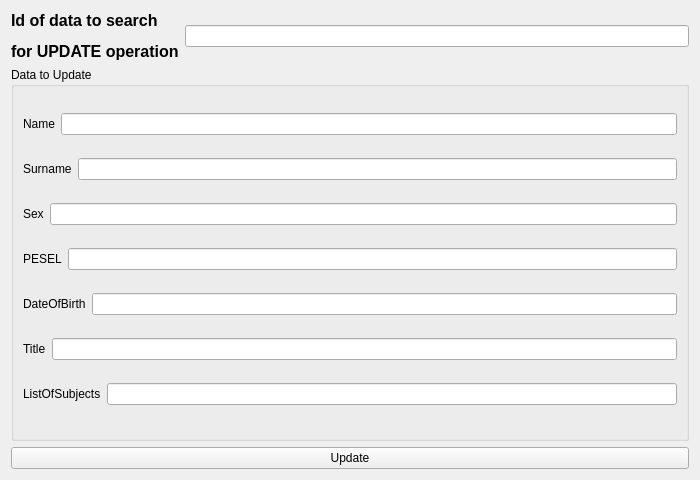
<?xml version="1.0" encoding="UTF-8"?>
<ui version="4.0">
 <class>Update</class>
 <widget class="QWidget" name="Update">
  <property name="geometry">
   <rect>
    <x>0</x>
    <y>0</y>
    <width>700</width>
    <height>480</height>
   </rect>
  </property>
  <property name="windowTitle">
   <string>Form</string>
  </property>
  <layout class="QVBoxLayout" name="verticalLayout_2">
   <item>
    <layout class="QHBoxLayout" name="horizontalLayout_8">
     <item>
      <widget class="QLabel" name="label_id">
       <property name="text">
        <string>&lt;html&gt;&lt;head/&gt;&lt;body&gt;&lt;p&gt;&lt;span style=&quot; font-size:12pt; font-weight:600;&quot;&gt;Id of data to search &lt;/span&gt;&lt;/p&gt;&lt;p&gt;&lt;span style=&quot; font-size:12pt; font-weight:600;&quot;&gt;for UPDATE operation&lt;/span&gt;&lt;/p&gt;&lt;/body&gt;&lt;/html&gt;</string>
       </property>
      </widget>
     </item>
     <item>
      <widget class="QLineEdit" name="lineEdit_id"/>
     </item>
    </layout>
   </item>
   <item>
    <widget class="QGroupBox" name="groupBoxOfData">
     <property name="title">
      <string>Data to Update</string>
     </property>
     <layout class="QVBoxLayout" name="verticalLayout">
      <item>
       <layout class="QHBoxLayout" name="horizontalLayout">
        <item>
         <widget class="QLabel" name="label_name">
          <property name="text">
           <string>Name</string>
          </property>
         </widget>
        </item>
        <item>
         <widget class="QLineEdit" name="lineEdit_name"/>
        </item>
       </layout>
      </item>
      <item>
       <layout class="QHBoxLayout" name="horizontalLayout_2">
        <item>
         <widget class="QLabel" name="label_2">
          <property name="text">
           <string>Surname</string>
          </property>
         </widget>
        </item>
        <item>
         <widget class="QLineEdit" name="lineEdit_surname"/>
        </item>
       </layout>
      </item>
      <item>
       <layout class="QHBoxLayout" name="horizontalLayout_3">
        <item>
         <widget class="QLabel" name="label_3">
          <property name="text">
           <string>Sex</string>
          </property>
         </widget>
        </item>
        <item>
         <widget class="QLineEdit" name="lineEdit_sex"/>
        </item>
       </layout>
      </item>
      <item>
       <layout class="QHBoxLayout" name="horizontalLayout_4">
        <item>
         <widget class="QLabel" name="label_4">
          <property name="text">
           <string>PESEL</string>
          </property>
         </widget>
        </item>
        <item>
         <widget class="QLineEdit" name="lineEdit_pesel"/>
        </item>
       </layout>
      </item>
      <item>
       <layout class="QHBoxLayout" name="horizontalLayout_5">
        <item>
         <widget class="QLabel" name="label_5">
          <property name="text">
           <string>DateOfBirth</string>
          </property>
         </widget>
        </item>
        <item>
         <widget class="QLineEdit" name="lineEdit_dateOfBirth"/>
        </item>
       </layout>
      </item>
      <item>
       <layout class="QHBoxLayout" name="horizontalLayout_6">
        <item>
         <widget class="QLabel" name="label_6">
          <property name="text">
           <string>Title</string>
          </property>
         </widget>
        </item>
        <item>
         <widget class="QLineEdit" name="lineEdit_title"/>
        </item>
       </layout>
      </item>
      <item>
       <layout class="QHBoxLayout" name="horizontalLayout_7">
        <item>
         <widget class="QLabel" name="label_7">
          <property name="text">
           <string>ListOfSubjects</string>
          </property>
         </widget>
        </item>
        <item>
         <widget class="QLineEdit" name="lineEdit_listOfSubjects"/>
        </item>
       </layout>
      </item>
     </layout>
    </widget>
   </item>
   <item>
    <widget class="QPushButton" name="pushButton">
     <property name="text">
      <string>Update</string>
     </property>
    </widget>
   </item>
  </layout>
 </widget>
 <resources/>
 <connections/>
</ui>
